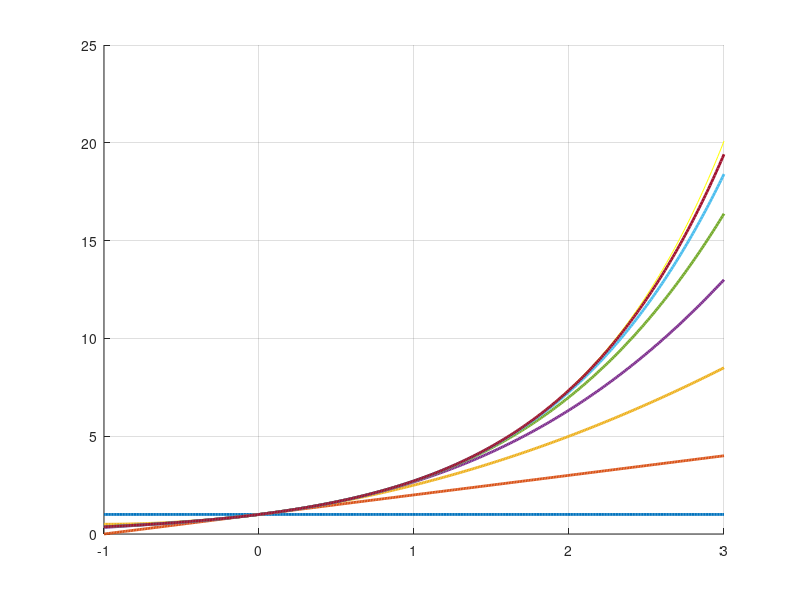

This chart was generated by the following MATLAB code:
x = -1:0.01:3;
x0 = 0;
n = 6;
f = exp(x);

figure
hold on
plot(x,f,'y') %this is the original function

for k=0:n
    Pk = zeros(size(x))

    for m=0:k % here we construct each Taylor polynomial
        Pk = Pk + (x-x0).^m/factorial(m) % because the function is e^x, the function derivated in x0=0 is always 1
        %it could also be Pk=Pk + x.^m/factorial(m) 
    end
    plot(x,Pk,'LineWidth',2)
end


grid on
hold off
